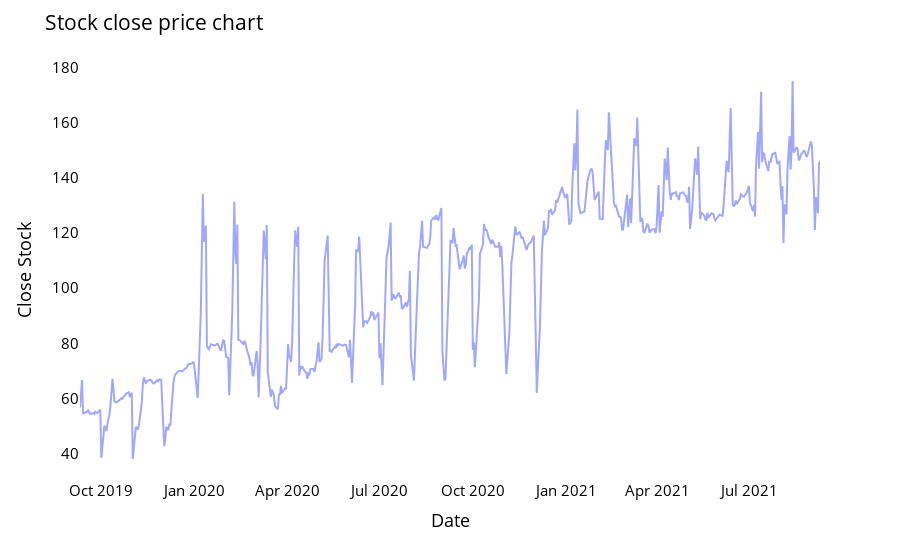

Here is the notebook cell this chart was saved with:
### Markdown cell above
# Plotting close prices

### Code cell
fig = px.line(closedf, x=closedf.Date, y=closedf.Close,labels={'Date':'Date','Close':'Close Stock'})
fig.update_traces(marker_line_width=2, opacity=0.6)
fig.update_layout(title_text='Stock close price chart', plot_bgcolor='white', font_size=15, font_color='black')
fig.update_xaxes(showgrid=False)
fig.update_yaxes(showgrid=False)
fig.show()

### Figure 1 — Plotly figure (JSON) as saved in the notebook; plotly's stock layout.template omitted (floating-point values rounded to 4 significant figures; data arrays with more than 128 entries replaced by an {"elided": "..."} marker saying what was removed)
{"data": [{"hovertemplate": "Date=%{x}<br>Close Stock=%{y}<extra></extra>", "legendgroup": "", "line": {"color": "#636efa", "dash": "solid"}, "marker": {"line": {"width": 2}, "symbol": "circle"}, "mode": "lines", "name": "", "opacity": 0.6, "orientation": "v", "showlegend": false, "type": "scatter", "x": {"elided": "504 str values"}, "xaxis": "x", "y": {"elided": "504 float values"}, "yaxis": "y"}], "layout": {"font": {"color": "black", "size": 15}, "legend": {"tracegroupgap": 0}, "margin": {"t": 60}, "plot_bgcolor": "white", "title": {"text": "Stock close price chart"}, "xaxis": {"anchor": "y", "domain": [0, 1], "showgrid": false, "title": {"text": "Date"}}, "yaxis": {"anchor": "x", "domain": [0, 1], "showgrid": false, "title": {"text": "Close Stock"}}}}
